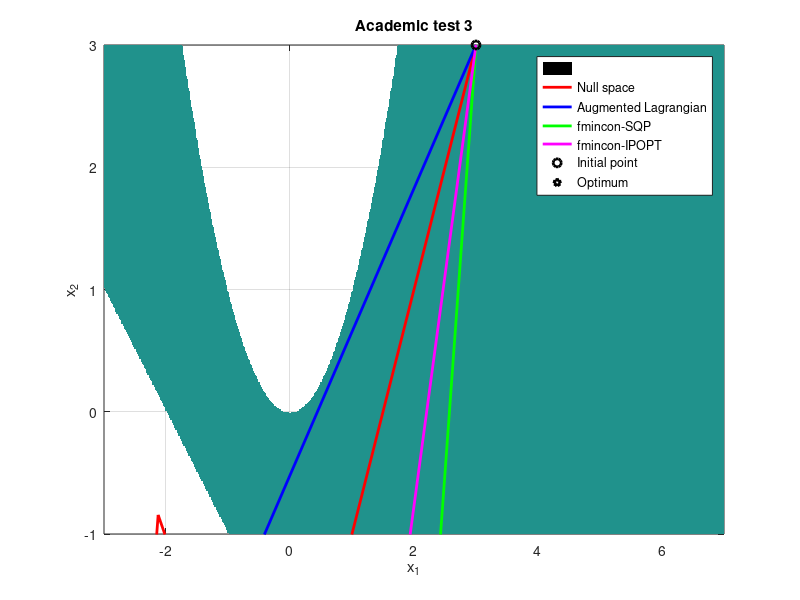

This chart was generated by the following MATLAB code:
%% ACADEMIC PLOT TEST 3 %%

load("NullSpaceVariablesAcademic3.mat");
cost.Null  = c;
it.Null    = 1:length(cost.Null);
% merit.Null = m;
const.Null = h;
% tau.Null   = t;
grad.Null  = g;
dual.Null  = d;
var.Null   = v;
k = var.Null;

load("AugmentedLagrAcademic3.mat");
k2 = v;

load("fminconSQPacademic3.mat");
k3 = v;

load("fminconIPOPTacademic3.mat");
k4 = v;


% c1 = @(x) 1/x(1) - x(2);
% c2 = @(x) x(1)+x(2)-3;

v = -3:0.01:7;  % plotting range from -5 to 5
[x,y] = meshgrid(v);  % get 2-D mesh for x and y
cond1 = -x.^2 + y < 0;  % check conditions for these values
cond2 = -x-y-2 < 0;
cond1 = double(cond1);  % convert to double for plotting
cond2 = double(cond2);
cond1(cond1 == 0) = NaN;  % set the 0s to NaN so they are not plotted
cond2(cond2 == 0) = NaN;
cond = cond1.*cond2;  % multiply the two condaces to keep only the common points
z = 10*ones(length(v(:,2)));
figure()
pcolor(x,y,cond);
shading interp
hold on
plot(k(1,:),k(2,:),'r','LineWidth',2)
plot(k2(1,:),k2(2,:),'b','LineWidth',2)
plot(k3(1,:),k3(2,:),'g','LineWidth',2)
plot(k4(1,:),k4(2,:),'m','LineWidth',2)
plot(k(1,1),k(2,1),'o','Color','k','LineWidth',2)
plot(k(1,end),k(2,end),'p','Color','k','LineWidth',2)
grid on
legend('','Null space','Augmented Lagrangian','fmincon-SQP','fmincon-IPOPT','Initial point','Optimum')
title('Academic test 3')
xlabel('x_1')
ylabel('x_2')
xlim([-3,7])
ylim([-1 3])
% view(0,90)    % change to top view
hold off